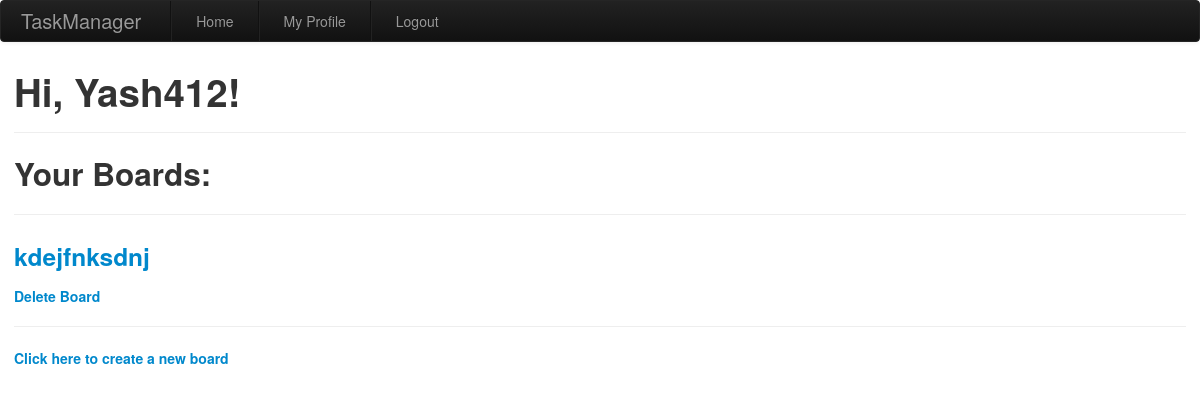
Before: /index/ (signed in) with the older database file.
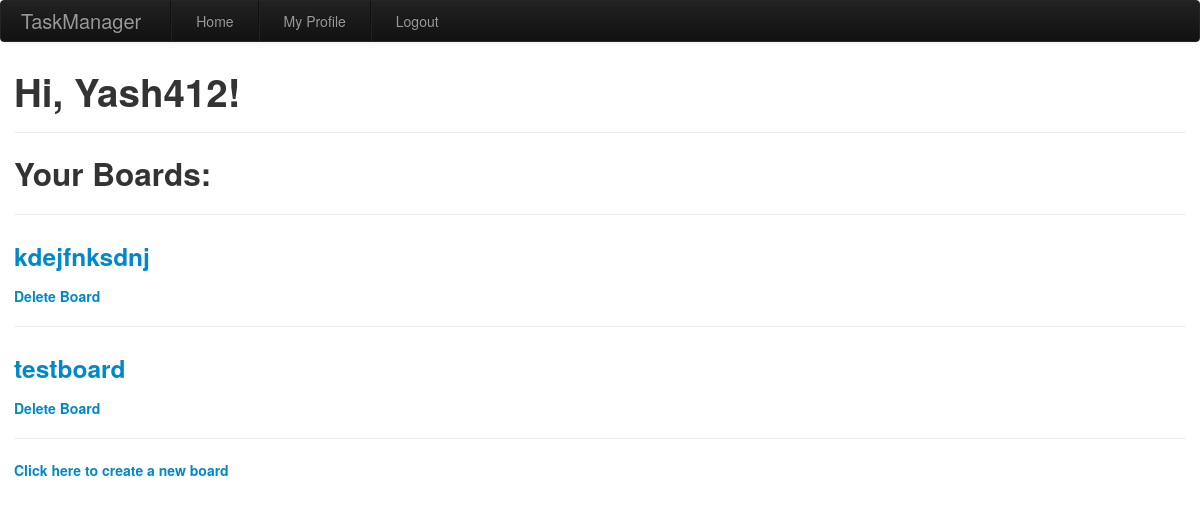
After: the same page with the newer database file.
### app/models.py (models this page shows)
class Board(db.Model):
    id = db.Column(db.Integer, primary_key=True)
    name = db.Column(db.String(50), nullable=False)
    lists = db.relationship('List', backref='board', cascade="all,delete", lazy='dynamic')
    users = db.relationship('User', secondary=user_boards, cascade="all,delete", backref='boards')

### app/routes.py (the view)
@app.route('/')
@app.route('/index/')
@login_required
def index():
    form = SearchUsers()
    return render_template('index.html', title='Home Page', form=form)

### app/models.py (called while the page is built)
@login.user_loader
def load_user(id):
    return User.query.get(int(id))

### app/routes.py (called while the page is built)
@app.before_request
def before_request():
    if current_user.is_authenticated:
        current_user.last_seen = datetime.utcnow()
        db.session.commit()

### app/templates/index.html
{% extends "base.html" %}
{% block content %}
  <h1>Hi, {{ current_user.username }}!</h1>
  <hr>
  <h2>Your Boards: </h2>
  <hr>
  {% for board in current_user.boards %}
  <p>
    <h3>
      <a href="{{ url_for('showboard', boardid=board.id) }}">{{board.name}}</a>
    </h3>
    <h5><a href="{{url_for('deleteboard', boardid = board.id) }}"> Delete Board </a></h5>
  </p>
  <hr>
  {% endfor %}
  <h5><a href="{{url_for('newboard')}}">Click here to create a new board</a></h5>
{% endblock %}

Changed rows visible on the page:
added Board: name "testboard"
